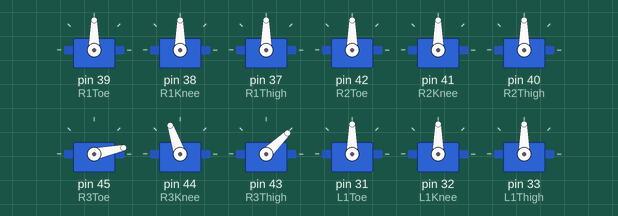
This sketch was run on a simulated Arduino Mega 2560, built with avr-gcc and run on an emulated ATmega2560. Parts: 12 × servo.

Above: at 0.1 s.
At 0.8 s:
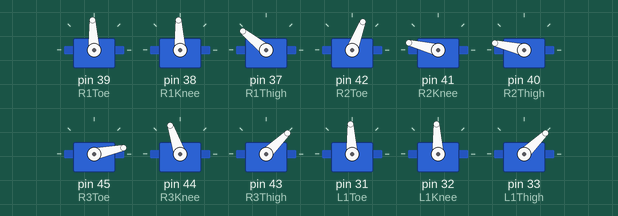
Timing chart, 0 to 2.3 s (numbered marks = the images above):
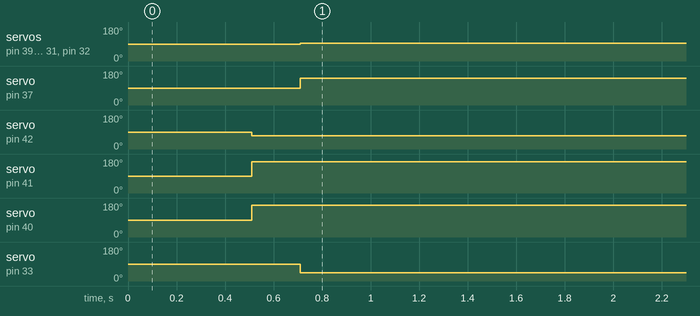

Measured:
- by itself, servo on pin 39 (R1Toe), servo on pin 38 (R1Knee), servo on pin 31 (L1Toe), servo on pin 32 (L1Knee): 90° → 93° at 0.71 s
- by itself, servo on pin 37 (R1Thigh): 90° → 141° at 0.71 s
- by itself, servo on pin 42 (R2Toe): 90° → 69° at 0.51 s
- by itself, servo on pin 41 (R2Knee): 90° → 166° at 0.51 s
- by itself, servo on pin 40 (R2Thigh): 90° → 167° at 0.51 s
- by itself, servo on pin 33 (L1Thigh): 90° → 44° at 0.71 s

The sketch:

LeanBack.ino
```cpp
#include<Servo.h>

Servo R1Toe, R1Knee, R1Thigh,
      R2Toe, R2Knee, R2Thigh,
      R3Toe, R3Knee, R3Thigh,
      L1Toe, L1Knee, L1Thigh,
      L2Toe, L2Knee, L2Thigh,
      L3Toe, L3Knee, L3Thigh;


#define MOVE_HEXY_SIZE 72


void setup() {
  // put your setup code here, to run once:
  R1Toe.attach(39);
  R1Knee.attach(38);
  R1Thigh.attach(37);
  R2Toe.attach(42);
  R2Knee.attach(41);
  R2Thigh.attach(40);
  R3Toe.attach(45);
  R3Knee.attach(44);
  R3Thigh.attach(43);
  L1Toe.attach(31);
  L1Knee.attach(32);
  L1Thigh.attach(33);
  L2Toe.attach(28);
  L2Knee.attach(29);
  L2Thigh.attach(30);
  L3Toe.attach(22);
  L3Knee.attach(23);
  L3Thigh.attach(24);
}

void loop() {
  // put your main code here, to run repeatedly:
  move_hexy();
}
const  uint16_t move_hexy_time[MOVE_HEXY_SIZE] = {
 0, 0, 1, 1, 2, 2, 3, 3, 3, 3, 3, 3, 503, 504, 504, 505, 505, 506, 506, 507, 507, 507, 507, 507, 707, 707, 707, 708, 708, 708, 708, 709, 709, 709, 709, 710, 31851, 31852, 31853, 31853, 31854, 31854, 31854, 31854, 31855, 31855, 31855, 31855, 32356, 32356, 32357, 32357, 32358, 32358, 32359, 32359, 32359, 32360, 32360, 32360, 32560, 32560, 32561, 32561, 32561, 32562, 32562, 32562, 32563, 32563, 32563, 32564
};

const  uint8_t move_hexy_servo[MOVE_HEXY_SIZE] = {
  16, 16, 15, 15, 17, 17, 18, 14, 18, 14, 13, 13, 21, 20, 21, 20, 22, 22, 10, 11, 10, 11, 9, 9, 7, 7, 6, 6, 5, 5, 24, 24, 25, 25, 26, 26, 16, 16, 15, 15, 17, 17, 14, 18, 14, 18, 13, 13, 21, 20, 21, 20, 22, 22, 10, 11, 10, 9, 11, 9, 7, 7, 6, 6, 5, 5, 24, 24, 25, 25, 26, 26
};

const  uint8_t move_hexy_pos[MOVE_HEXY_SIZE] = {
 100 , 100 , 200 , 200 , 167 , 167 , 67 , 167 , 67 , 167 , 67 , 67 , 226 , 227 , 226 , 227 , 126 , 126 , 226 , 72 , 226 , 72 , 126 , 126 , 100 , 100 , 150 , 150 , 150 , 150 , 200 , 200 , 150 , 150 , 150 , 150 , 1816 , 100 , 1816 , 200 , 1816 , 167 , 1816 , 1816 , 167 , 67 , 1816 , 67 , 1816 , 1816 , 226 , 227 , 1816 , 126 , 1816 , 1816 , 226 , 1816 , 72 , 126 , 1816 , 100 , 1816 , 150 , 1816 , 150 , 1816 , 200 , 1816 , 150 , 1816 , 150
};


void move_hexy() {
  int startTime = millis();
  int currentTime = 0;
  int last_update = 0;
  for (int i = 0; i < MOVE_HEXY_SIZE; i++) {
    delayMicroseconds(10);
    currentTime = millis() - startTime;
    uint16_t move_time = move_hexy_time[i];
    while (currentTime < move_time) {
      delayMicroseconds(10);
      currentTime = millis() - startTime;
    }
    uint8_t servo_time = move_hexy_servo[i];
    uint8_t servo_pos  = move_hexy_pos[i];
    changeServo(servo_time, servo_pos * 10);
    last_update = currentTime;
  }
}
//Move Size is 100 bytes
//Run this move by using:
// move_hexy()
void changeServo(int servoTime, int servoAngle) {
  switch (servoTime) {
    case 24: R1Thigh.writeMicroseconds(servoAngle);
      break;
    case 25: R1Knee.writeMicroseconds(servoAngle);
      break;
    case 26: R1Toe.writeMicroseconds(servoAngle);
      break;
    case 20: R2Thigh.writeMicroseconds(servoAngle);
      break;
    case 21: R2Knee.writeMicroseconds(servoAngle);
      break;
    case 22: R2Toe.writeMicroseconds(servoAngle);
      break;
    case 16: R3Thigh.writeMicroseconds(servoAngle);
      break;
    case 17: R3Knee.writeMicroseconds(servoAngle);
      break;
    case 18: R3Toe.writeMicroseconds(servoAngle);
      break;
    case 7: L1Thigh.writeMicroseconds(servoAngle);
      break;
    case 6: L1Knee.writeMicroseconds(servoAngle);
      break;
    case 5: L1Toe.writeMicroseconds(servoAngle);
      break;
    case 11:  L2Thigh.writeMicroseconds(servoAngle);
      break;
    case 10:  L2Knee.writeMicroseconds(servoAngle);
      break;
    case 9: L2Toe.writeMicroseconds(servoAngle);
      break;

    case 15 : L3Thigh.writeMicroseconds(servoAngle);
      break;
    case 14: L3Knee.writeMicroseconds(servoAngle);
      break;
    case 13: L3Toe.writeMicroseconds(servoAngle);
      break;
  }
}
```
